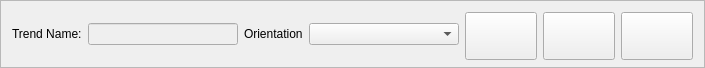
    <widget class="QFrame" name="fraBottoni">
     <property name="minimumSize">
      <size>
       <width>0</width>
       <height>68</height>
      </size>
     </property>
     <property name="maximumSize">
      <size>
       <width>16777215</width>
       <height>68</height>
      </size>
     </property>
     <property name="font">
      <font>
       <weight>50</weight>
       <bold>false</bold>
      </font>
     </property>
     <property name="frameShape">
      <enum>QFrame::StyledPanel</enum>
     </property>
     <property name="frameShadow">
      <enum>QFrame::Plain</enum>
     </property>
     <property name="lineWidth">
      <number>1</number>
     </property>
     <layout class="QHBoxLayout" name="horizontalLayout">
      <item>
       <widget class="QLabel" name="lblTrendName">
        <property name="font">
         <font>
          <family>MS Shell Dlg 2</family>
          <pointsize>9</pointsize>
          <weight>50</weight>
          <bold>false</bold>
         </font>
        </property>
        <property name="text">
         <string>Trend Name:</string>
        </property>
        <property name="buddy">
         <cstring>txtTrendName</cstring>
        </property>
       </widget>
      </item>
      <item>
       <widget class="QLineEdit" name="txtTrendName">
        <property name="enabled">
         <bool>false</bool>
        </property>
        <property name="minimumSize">
         <size>
          <width>150</width>
          <height>0</height>
         </size>
        </property>
        <property name="maximumSize">
         <size>
          <width>250</width>
          <height>16777215</height>
         </size>
        </property>
        <property name="font">
         <font>
          <family>MS Shell Dlg 2</family>
          <pointsize>9</pointsize>
          <weight>50</weight>
          <bold>false</bold>
         </font>
        </property>
        <property name="maxLength">
         <number>128</number>
        </property>
       </widget>
      </item>
      <item>
       <widget class="QLabel" name="lblOrient">
        <property name="font">
         <font>
          <family>MS Shell Dlg 2</family>
          <pointsize>9</pointsize>
          <weight>50</weight>
          <bold>false</bold>
         </font>
        </property>
        <property name="text">
         <string>Orientation</string>
        </property>
        <property name="buddy">
         <cstring>cboOrientation</cstring>
        </property>
       </widget>
      </item>
      <item>
       <widget class="QComboBox" name="cboOrientation">
        <property name="minimumSize">
         <size>
          <width>150</width>
          <height>0</height>
         </size>
        </property>
        <property name="maximumSize">
         <size>
          <width>250</width>
          <height>16777215</height>
         </size>
        </property>
        <property name="font">
         <font>
          <family>MS Shell Dlg 2</family>
          <pointsize>9</pointsize>
          <weight>50</weight>
          <bold>false</bold>
         </font>
        </property>
       </widget>
      </item>
      <item>
       <widget class="QPushButton" name="cmdLoad">
        <property name="enabled">
         <bool>true</bool>
        </property>
        <property name="minimumSize">
         <size>
          <width>72</width>
          <height>48</height>
         </size>
        </property>
        <property name="maximumSize">
         <size>
          <width>72</width>
          <height>48</height>
         </size>
        </property>
        <property name="font">
         <font>
          <family>MS Shell Dlg 2</family>
          <pointsize>8</pointsize>
          <weight>50</weight>
          <bold>false</bold>
         </font>
        </property>
        <property name="toolTip">
         <string>Import User Data from another Trends File</string>
        </property>
        <property name="text">
         <string/>
        </property>
        <property name="icon">
         <iconset resource="qtc.qrc">
          <normaloff>:/icons/img/Import.png</normaloff>:/icons/img/Import.png</iconset>
        </property>
        <property name="iconSize">
         <size>
          <width>32</width>
          <height>32</height>
         </size>
        </property>
        <property name="checkable">
         <bool>false</bool>
        </property>
        <property name="autoDefault">
         <bool>false</bool>
        </property>
       </widget>
      </item>
      <item>
       <widget class="QPushButton" name="cmdSave">
        <property name="enabled">
         <bool>true</bool>
        </property>
        <property name="minimumSize">
         <size>
          <width>72</width>
          <height>48</height>
         </size>
        </property>
        <property name="maximumSize">
         <size>
          <width>72</width>
          <height>48</height>
         </size>
        </property>
        <property name="font">
         <font>
          <family>MS Shell Dlg 2</family>
          <pointsize>8</pointsize>
          <weight>50</weight>
          <bold>false</bold>
         </font>
        </property>
        <property name="toolTip">
         <string>Save changes</string>
        </property>
        <property name="text">
         <string/>
        </property>
        <property name="icon">
         <iconset resource="qtc.qrc">
          <normaloff>:/icons/img/Save.png</normaloff>:/icons/img/Save.png</iconset>
        </property>
        <property name="iconSize">
         <size>
          <width>32</width>
          <height>32</height>
         </size>
        </property>
        <property name="checkable">
         <bool>false</bool>
        </property>
        <property name="autoDefault">
         <bool>false</bool>
        </property>
       </widget>
      </item>
      <item>
       <widget class="QPushButton" name="cmdSaveAs">
        <property name="enabled">
         <bool>true</bool>
        </property>
        <property name="minimumSize">
         <size>
          <width>72</width>
          <height>48</height>
         </size>
        </property>
        <property name="maximumSize">
         <size>
          <width>72</width>
          <height>48</height>
         </size>
        </property>
        <property name="font">
         <font>
          <family>MS Shell Dlg 2</family>
          <pointsize>8</pointsize>
          <weight>50</weight>
          <bold>false</bold>
         </font>
        </property>
        <property name="toolTip">
         <string>Save changes</string>
        </property>
        <property name="text">
         <string/>
        </property>
        <property name="icon">
         <iconset resource="qtc.qrc">
          <normaloff>:/icons/img/Save_as.png</normaloff>:/icons/img/Save_as.png</iconset>
        </property>
        <property name="iconSize">
         <size>
          <width>32</width>
          <height>32</height>
         </size>
        </property>
        <property name="checkable">
         <bool>false</bool>
        </property>
        <property name="autoDefault">
         <bool>false</bool>
        </property>
       </widget>
      </item>
     </layout>
    </widget>
